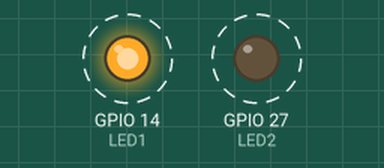
Simulated run of this sketch. Board: ESP32. Parts: output pins drawn as LEDs (lit = HIGH). Dashed ring = blinking.

Above: at 0.1 s.
Timing chart, 0 to 3.0 s (numbered marks = the images above):
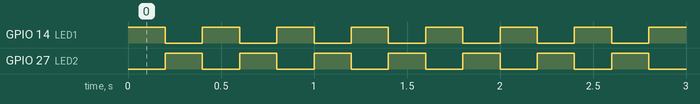

Measured:
- by itself, GPIO 14 (LED1), GPIO 27 (LED2): alternates HIGH for 0.20 s and LOW for 0.20 s

The sketch:

DigitalOutput.ino
```cpp
/*
 *Universidad Nacional Autónoma de México
 *Facultad de Ciencias
 *Licenciatura en Ciencias de la Computación
 *Seminario de Ciencias de la Computación A: Introducción al Internet de las Cosas
 *
 *Escrito por: M. en I. Valente Vázquez Velázquez
 *Última modificación: 1-enero-2023
 *https://sites.google.com/ciencias.unam.mx/introduccion-iot-fc/inicio
*/

//Defino pines
#define LED1 14
#define LED2 27

void setup() {
  //Declaro los pines como salida
  pinMode(LED1, OUTPUT);
  pinMode(LED2, OUTPUT);
}

void loop() {
  //Enciendo dos leds durante 200 ms
  digitalWrite(LED1, HIGH);
  digitalWrite(LED2, LOW);
  delay(200);

  //Apago dos leds durante 200 ms
  digitalWrite(LED1, LOW);
  digitalWrite(LED2, HIGH);
  delay(200);
}
```
